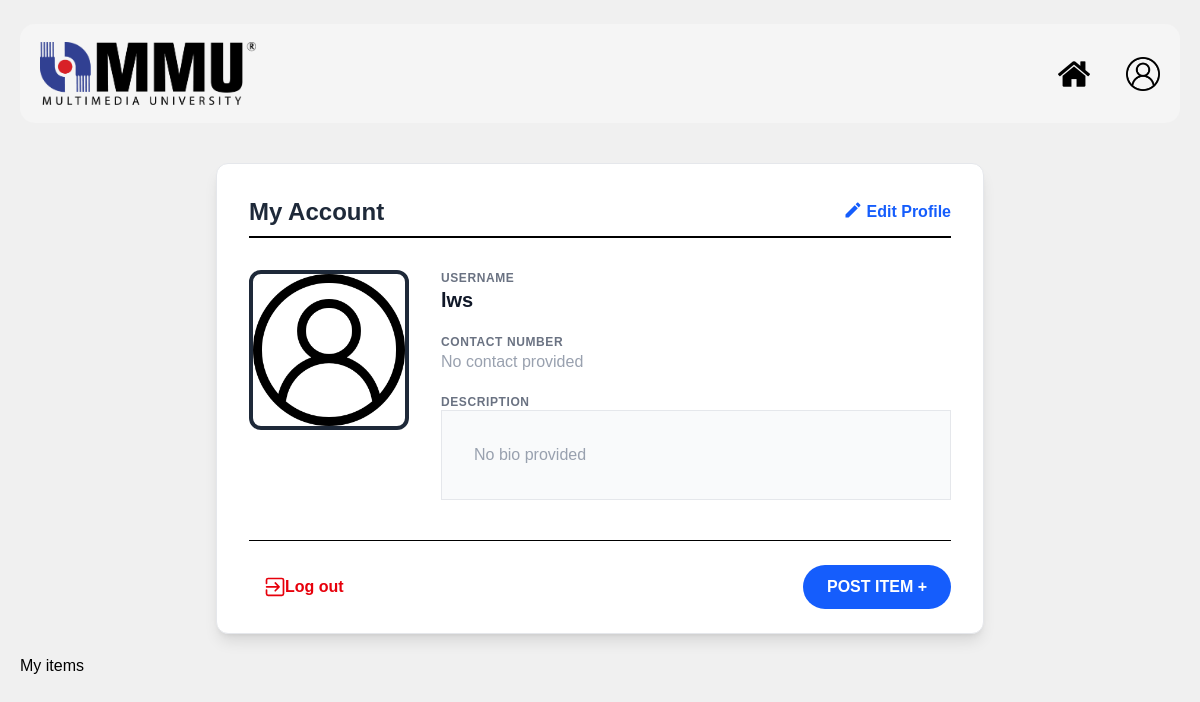
The app's page /profile (signed in), older data.
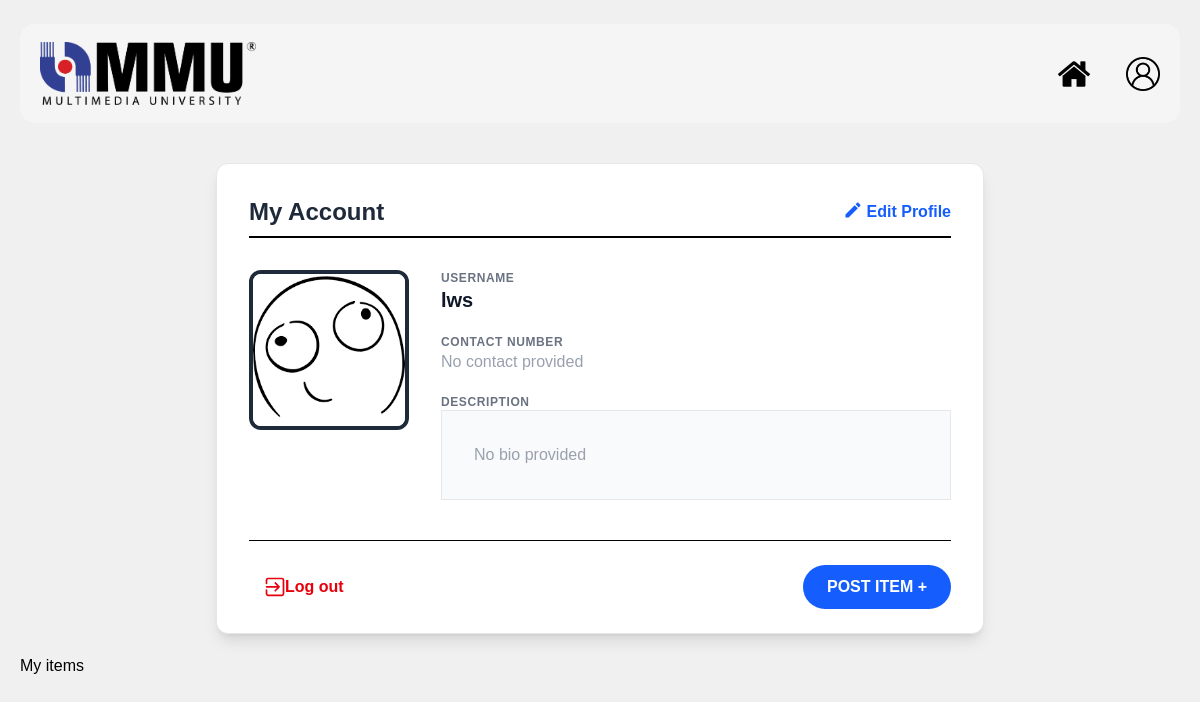
The same page, newer data.
### app.py (models this page shows, shortened)
class User(UserMixin, db.Model):
    id = db.Column(db.Integer, primary_key=True)
    username = db.Column(db.String(50), unique=True, nullable=False)
    email = db.Column(db.String(150), unique=True, nullable=False)
    password_hash = db.Column(db.String(100), nullable=False)
    contact_number = db.Column(db.String(20), nullable=True)
    bio = db.Column(db.String(300), nullable=True)
    profile_pic = db.Column(db.String(), nullable=True)

### app.py (the view)
@app.route('/profile', methods=['GET', 'POST'])
@login_required
def profile():
    if request.method == 'POST':
        if user_id := request.form.get('user_id'):
             print(f"User ID: {user_id}")
        pass
        return redirect(url_for('profile'))
    else:
        return render_template('profile.html', user=current_user)

### app.py (called while the page is built)
@login_manager.user_loader
def load_user(user_id):
    return db.session.get(User, int(user_id))

### templates/profile.html (shortened to what this page needs)
<!DOCTYPE html>
<html lang="en">
<head>
    <link rel="stylesheet" href="{{url_for('static', filename='css/profile.css')}}">
</head>
<body class="bg-gray-100">
    {% include 'header.html' %}
    <div class="max-w-3xl mx-auto mt-10 p-8 pb-6 bg-white border border-gray-200 rounded-xl shadow-lg">
        <div class="flex justify-between items-center mb-8 pb-2 border-b-2 border-black">
            <h1 class="text-2xl font-bold text-gray-800">My Account</h1>
            <a href="{{ url_for('profile_edit')}}" class="flex gap-1 text-blue-600 font-bold hover:underline">
                <svg class="w-5 h-5 fill-current" viewBox="0 0 24 24" xmlns="http://www.w3.org/2000/svg"><path d="M3 17.25V21h3.75L17.81 9.94l-3.75-3.75L3 17.25zM20.71 7.04c.39-.39.39-1.02 0-1.41l-2.34-2.34c-.39-.39-1.02-.39-1.41 0l-1.83 1.83 3.75 3.75 1.83-1.83z"/></svg>
                Edit Profile
            </a>
        </div>
        <div class="flex flex-row gap-8">
            <div class="shrink-0">
                {% if current_user.profile_pic %}
                    <img src="{{url_for('static', filename='css/pictures/' + current_user.profile_pic)}}" class="w-40 h-40 rounded-xl border-4 border-gray-800">
                {% else %}
                    <img src="{{url_for('static', filename='css/photos/user-icon.png')}}" class="w-40 h-40 rounded-xl border-4 border-gray-800">
                {% endif %}
            </div>
            <div class="flex flex-col gap-5 w-full">
                <div class="flex flex-col">
                    <label class="text-xs font-bold text-gray-500 uppercase tracking-wider">Username</label>
                    <p class="text-xl font-semibold text-gray-900 ">{{current_user.username}}</p>
                </div>
                <div class="flex flex-col">
                    <label class="text-xs font-bold text-gray-500 uppercase tracking-wider">Contact Number</label>
                    <p class="text-gray-800">
                        {% if current_user.contact_number %}
                            {{ current_user.contact_number }}
                        {% else %}
                            <span class="text-gray-400">No contact provided</span>
                        {% endif %}
                    </p>
                </div>
                <div class="flex flex-col">
                    <label class="text-xs font-bold text-gray-500 uppercase tracking-wider">Description</label>
                    <p class="text-gray-800 bg-gray-50 border border-gray-200 p-8">
                        {% if current_user.bio %}
                            {{current_user.bio}}
                        {% else %}
                            <span class="text-gray-400">No bio provided</span>
                        {% endif %}
                    </p>
                </div>
            </div>
        </div>
        <div class="mt-10 pt-6 border-t border-black-600 flex flex-col sm:flex-row justify-between items-center gap-4">
            <a href="{{url_for('logout')}}" class="flex items-center text-red-600 font-bold hover:bg-red-50 px-4 py-2 rounded-lg">
                Log out
            </a>
            <div class="flex items-center gap-4">
                <a href="{{ url_for('item_post')}}" class="bg-blue-600 text-white px-6 py-2.5 rounded-full font-bold hover:bg-blue-700">
                    POST ITEM +
                </a>
            </div>
        </div>
    </div>
    <div class="py-5"><a href="{{url_for('item_market')}}">My items</a></div>
</body>
</html>

Row changes from the older to the newer data that the page shows:
changed User "lws": profile_pic: picture added
